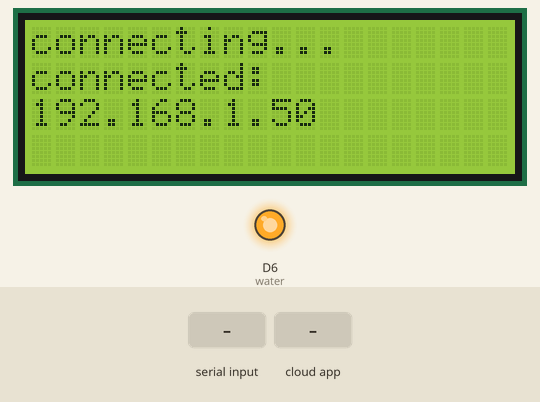
Recording of a sketch running on a simulated ESP8266 (NodeMCU). Shown: 20×4 character LCD, output pins drawn as LEDs (lit = HIGH). The test bench sets the inputs (shaded band). WiFi joins after 1.5 s; servers stay silent unless stated; the Firebase database answers and starts empty; what the sketch prints to the serial monitor is not drawn.

Above: at 10.8 s.
13.1 s: "<water>" received over Serial
At 15.0 s:
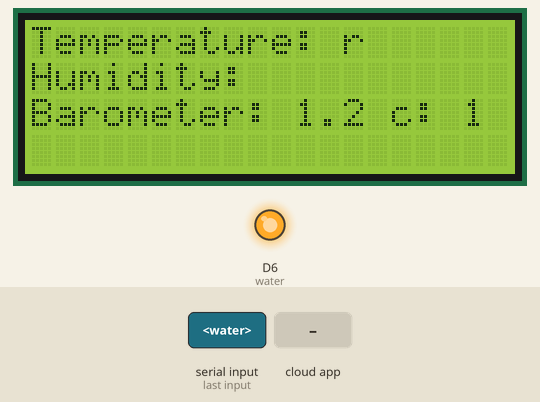
15.4 s: the phone or cloud app sets hlektrovana to water
At 16.1 s:
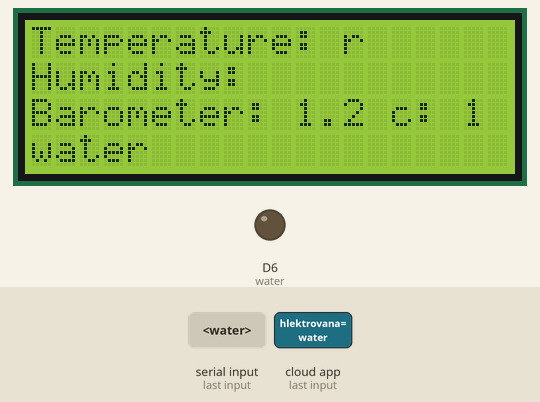
17.0 s: "<w>" received over Serial
At 17.64 s:
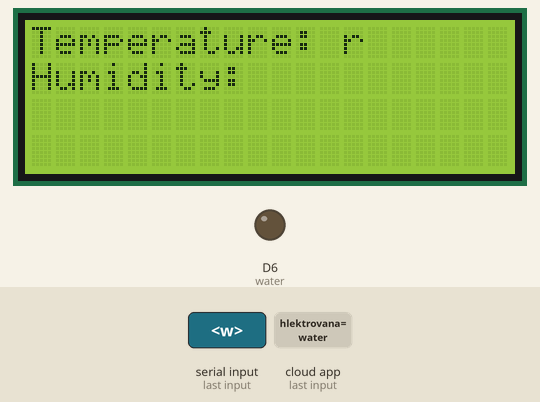
19.2 s: "<0>" received over Serial
At 19.48 s:
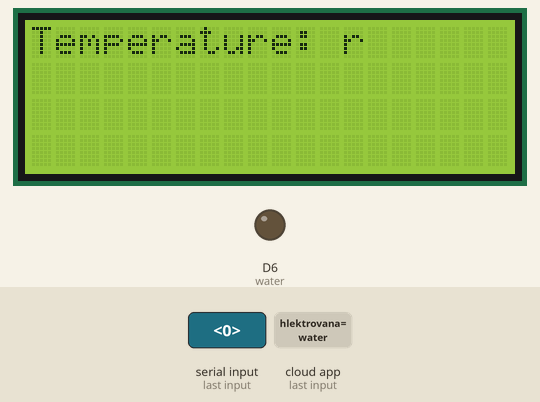
21.5 s: "<R>" received over Serial
At 23.8 s:
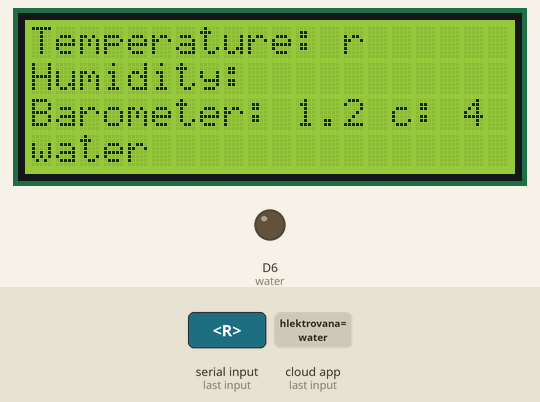
Timing chart, 0 to 24.9 s (numbered marks = the images above; inputs shaded):
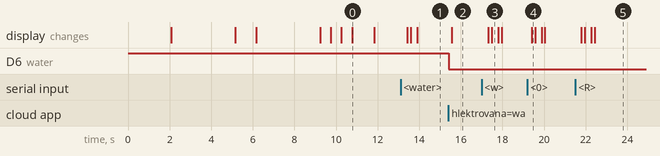

Measured:
- after the input at 13.1 s, the display: first changes after 0.32 s (image 1 shows a later state)
- after the input at 15.4 s, D6 (water): HIGH → LOW at once; the display: changes after 0.16 s (image 2)
- after the input at 17.0 s, the display: first changes after 0.32 s (image 3 shows a later state)
- after the input at 19.2 s, the display: changes after 0.21 s (image 4)
- after the input at 21.5 s, the display: first changes after 0.30 s (image 5 shows a later state)
- what the display in image 0 shows lasts 1.0 s, from 10.8 s to 11.8 s

The sketch:

Coordinator_nano.ino
```cpp
#include <Wire.h>
#include <LiquidCrystal_I2C.h>
#include <ESP8266WiFi.h>
#include <FirebaseArduino.h>
#define FIREBASE_HOST "fir-demo-19284.firebaseio.com"
#define FIREBASE_AUTH "h88016gY5z5V6frYDU8CqaXXGm1dyNJTI8lqhz7B"
#define WIFI_SSID "Mpetos"
#define WIFI_PASSWORD "1111111111"
#define water D6
//TP-LINK_941D6A
//mame6240
//COSMOTE-82AED6
//dbqVphVcfh4SejCe
bool started= false;//True: Message is strated
bool ended   = false;//True: Message is finished
char incomingByte ; //Variable to store the incoming byte
char msg[23];    //Message - array from 0 to 2 (3 values - PWM - e.g. 240)
byte indexx;     //Index of array
char xbee;
int count = 0;
int er = 0;
String temp = "00";
String humid = "00";
// Set the LCD address to 0x27 for a 20 chars and 4 line display
LiquidCrystal_I2C lcd(0x27, 20, 4);

void setup()
{
  Serial.begin(9600);
  pinMode(water,OUTPUT);
  digitalWrite(water,HIGH);
	// initialize the LCD
	lcd.init();

	// Turn on the blacklight and print a message.
	lcd.backlight();
	lcd.print("KYTION V1.02");
  lcd.setCursor(0,1);
  delay(2000);
  lcd.print("Server Operating");
  delay(3000);
  lcd.init();
  lcd.print("Searching for");
  delay(1000);
  lcd.setCursor(0,1);
  lcd.print("KYTION...");
  delay(3000);
  lcd.init();
  WiFi.begin(WIFI_SSID, WIFI_PASSWORD);
  lcd.print("connecting");
  while (WiFi.status() != WL_CONNECTED) {
    lcd.print(".");
    delay(500);
  }
  lcd.setCursor(0,1);
  lcd.print("connected: ");
  lcd.setCursor(0,2);
  lcd.println(WiFi.localIP());
  delay(1000);
  lcd.init();
  Firebase.begin(FIREBASE_HOST, FIREBASE_AUTH);

}


void loop(){


  firebase();

  //delay(100);

  ReceivePackage();

}


void firebase(){
  lcd.setCursor(0,3);
  lcd.print(Firebase.getString("test/hlektrovana"));

  if(Firebase.getString("test/hlektrovana") == "water"){
    digitalWrite(water,LOW);
    if (Firebase.failed()) {
        Serial.print("setting /message failed:");
        Serial.println(Firebase.error());
        return;
    }
  }
  else{
    digitalWrite(water,HIGH);
  }
}


void xwater(){
  if(xbee == 'w'){
      int i = 10;
      lcd.clear();
      lcd.print("STARTED WATERING");
      lcd.setCursor(0,1);
      lcd.print("for 10sec");
      digitalWrite(water,LOW);
      while(i>0){
        lcd.init();
        lcd.print("remaining time: ");
        lcd.print(i);
        i--;
        delay(500);

      }
      digitalWrite(water,HIGH);
      lcd.init();
    }
}


int check(){
  if (Serial.available()>0){
      xbee = Serial.read();
      if((xbee >= '1' and xbee <= '9') || (xbee >= 'a' and xbee <= 'z') || (xbee >= 'A' and xbee <= 'Z') || xbee == ' ' || xbee == '0'){
        //lcd.print(xbee);
        count++;
        return(1);
      }
    }
  return(0);
}
void ReceivePackage(){
    while (Serial.available()>0){
    //Read the incoming byte
    incomingByte = Serial.read();
    //Start the message when the '<' symbol is received
    if(incomingByte == '<')
    {
     started = true;
     indexx = 0;
     msg[indexx] = '\0'; // Throw away any incomplete packet
   }
   //End the message when the '>' symbol is received
   else if(incomingByte == '>')
   {
     ended = true;
     break; // Done reading - exit from while loop!
   }
   //Read the message!
   else
   {
     if(indexx < 24) // Make sure there is room
     {
       msg[indexx] = incomingByte; // Add char to array
       indexx++;
       msg[indexx] = '\0'; // Add NULL to end
     }
   }

 }

 if(started && ended)
 {
   Serial.println(msg);
   PushToFirebase();
   //Serial.println(value); //Only for debugging
   indexx = 0;
   msg[indexx] = '\0';
   started = false;
   ended = false;
 }

}


void PushToFirebase(){

              lcd.init();
              lcd.setCursor(0,0);
              lcd.print("Temperature: ");
              lcd.print(msg[4]);
              temp[0] = msg[4];
              lcd.print(msg[5]);
              temp[1] = msg[5];
              Firebase.setString("items/-LeJ55erYlplphRz4M73/body/",temp);
              lcd.setCursor(0,1);
              lcd.print("Humidity: ");
              lcd.print(msg[10]);
              humid[0] = msg[10];
              lcd.print(msg[11]);
              humid[1] = msg[11];
              Firebase.setString("items/-LeJFlE9QUezTw9SgWRZ/body/",humid);
              //Serial.println(humid);
              if(msg[19] == 'R'){
                Firebase.setString("items/-LeWB5WZQSVHcEO6I6o7/body/","Raining F stp water");
              }
              else{
                Firebase.setString("items/-LeWB5WZQSVHcEO6I6o7/body/","...");
              }
              //if(msg[23] == 'F'){
              //  Firebase.setString("items/-LeWB5WZQSVHcEO6I6o7/body/","Fire");
              //}

              lcd.setCursor(0,2);
              lcd.print("Barometer: 1.2 c: ");
              er++;
              lcd.print(er);

}
```
